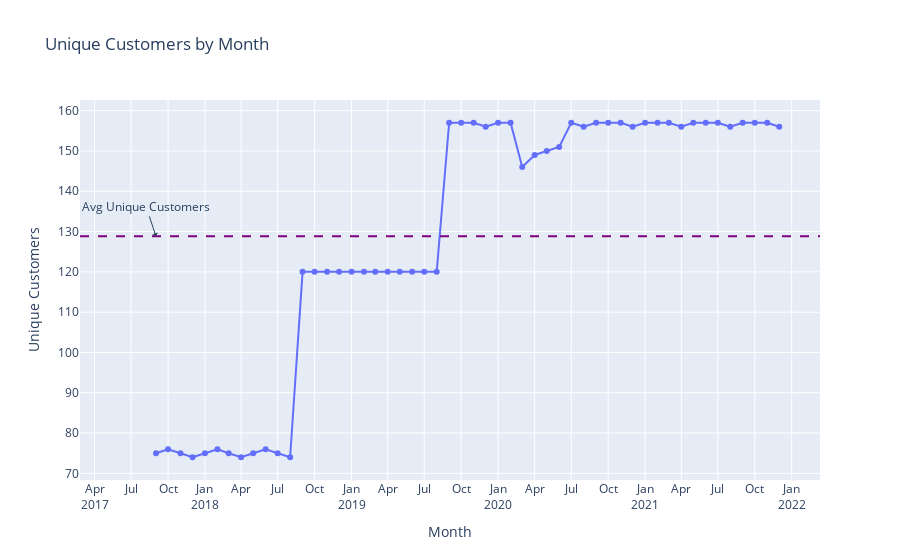

This figure's notebook cell:
### Code cell
# convert 'year_month' to datetime if not already
unique_customers['year_month'] = pd.to_datetime(unique_customers['year_month'])

# Calculate the average unique customers for adding the reference line
average_unique_customers = unique_customers['unique_customers'].mean()

# Plotting using Plotly Express
fig = px.line(unique_customers,
              x='year_month',
              y='unique_customers',
              title='Unique Customers by Month',
              labels={'year_month': 'Month', 'unique_customers': 'Unique Customers'},
              markers=True)

# Adding a horizontal reference line for average unique customers
fig.add_hline(y=average_unique_customers,
              line_dash="dash",
              line_color="purple")

# Adding an annotation for the average reference line
fig.add_annotation(x=unique_customers['year_month'].iloc[0], y=average_unique_customers,
                   text='Avg Unique Customers',
                   showarrow=True,
                   arrowhead=1)

# Customizing x-axis to show all months
fig.update_xaxes(
    dtick="M3",
    tickformat="%b\n%Y"
)

fig.show()

### Figure 1 — Plotly figure (JSON) as saved in the notebook; plotly's stock layout.template omitted (floating-point values rounded to 4 significant figures)
{"data": [{"hovertemplate": "Month=%{x}<br>Unique Customers=%{y}<extra></extra>", "legendgroup": "", "line": {"color": "#636efa", "dash": "solid"}, "marker": {"symbol": "circle"}, "mode": "lines+markers", "name": "", "orientation": "v", "showlegend": false, "type": "scatter", "x": ["2017-09-01T00:00:00", "2017-10-01T00:00:00", "2017-11-01T00:00:00", "2017-12-01T00:00:00", "2018-01-01T00:00:00", "2018-02-01T00:00:00", "2018-03-01T00:00:00", "2018-04-01T00:00:00", "2018-05-01T00:00:00", "2018-06-01T00:00:00", "2018-07-01T00:00:00", "2018-08-01T00:00:00", "2018-09-01T00:00:00", "2018-10-01T00:00:00", "2018-11-01T00:00:00", "2018-12-01T00:00:00", "2019-01-01T00:00:00", "2019-02-01T00:00:00", "2019-03-01T00:00:00", "2019-04-01T00:00:00", "2019-05-01T00:00:00", "2019-06-01T00:00:00", "2019-07-01T00:00:00", "2019-08-01T00:00:00", "2019-09-01T00:00:00", "2019-10-01T00:00:00", "2019-11-01T00:00:00", "2019-12-01T00:00:00", "2020-01-01T00:00:00", "2020-02-01T00:00:00", "2020-03-01T00:00:00", "2020-04-01T00:00:00", "2020-05-01T00:00:00", "2020-06-01T00:00:00", "2020-07-01T00:00:00", "2020-08-01T00:00:00", "2020-09-01T00:00:00", "2020-10-01T00:00:00", "2020-11-01T00:00:00", "2020-12-01T00:00:00", "2021-01-01T00:00:00", "2021-02-01T00:00:00", "2021-03-01T00:00:00", "2021-04-01T00:00:00", "2021-05-01T00:00:00", "2021-06-01T00:00:00", "2021-07-01T00:00:00", "2021-08-01T00:00:00", "2021-09-01T00:00:00", "2021-10-01T00:00:00", "2021-11-01T00:00:00", "2021-12-01T00:00:00"], "xaxis": "x", "y": [75, 76, 75, 74, 75, 76, 75, 74, 75, 76, 75, 74, 120, 120, 120, 120, 120, 120, 120, 120, 120, 120, 120, 120, 157, 157, 157, 156, 157, 157, 146, 149, 150, 151, 157, 156, 157, 157, 157, 156, 157, 157, 157, 156, 157, 157, 157, 156, 157, 157, 157, 156], "yaxis": "y"}], "layout": {"annotations": [{"arrowhead": 1, "showarrow": true, "text": "Avg Unique Customers", "x": "2017-09-01T00:00:00", "y": 128.8}], "legend": {"tracegroupgap": 0}, "shapes": [{"line": {"color": "purple", "dash": "dash"}, "type": "line", "x0": 0, "x1": 1, "xref": "x domain", "y0": 128.8, "y1": 128.8, "yref": "y"}], "title": {"text": "Unique Customers by Month"}, "xaxis": {"anchor": "y", "domain": [0, 1], "dtick": "M3", "tickformat": "%b\n%Y", "title": {"text": "Month"}}, "yaxis": {"anchor": "x", "domain": [0, 1], "title": {"text": "Unique Customers"}}}}
